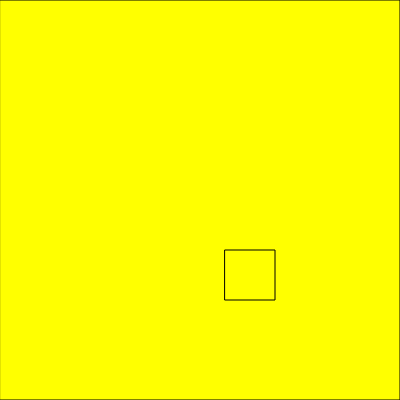
Frame 1 (no input)
Frame 60 (no input): identical to frame 1, image omitted
Frame 120 (the mouse pressed at the canvas centre since frame 60): identical to frame 1, image omitted

The p5.js sketch that drew this single still picture (run headless with seeded random() and noise() and a simulated clock; from frame 60 on, the mouse is pressed at the canvas centre):

// p5.js sketch
// ── sketch.js
function setup() {
    createCanvas(400, 400)
}

function draw() {
    fill(255, 255, 0)
 rect(0, 0, 400, 400)
 rect(225, 250, 50, 50)
    
}
